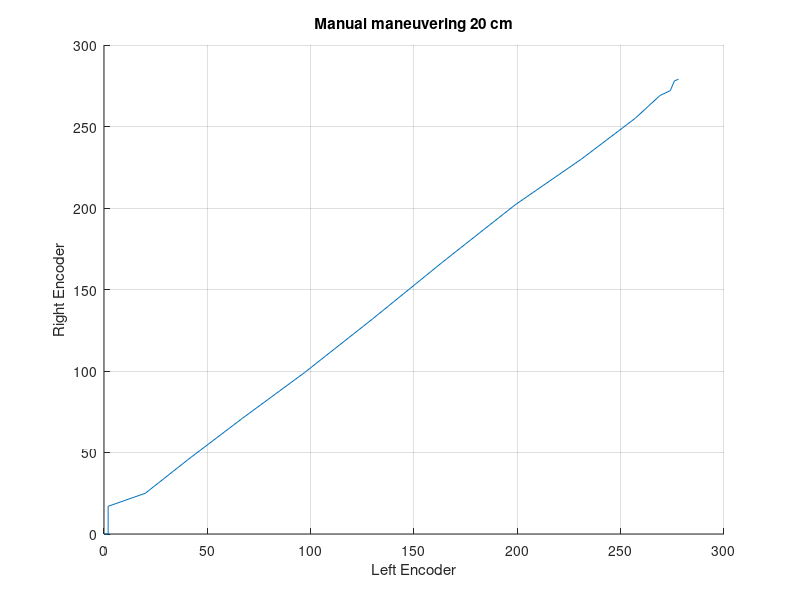
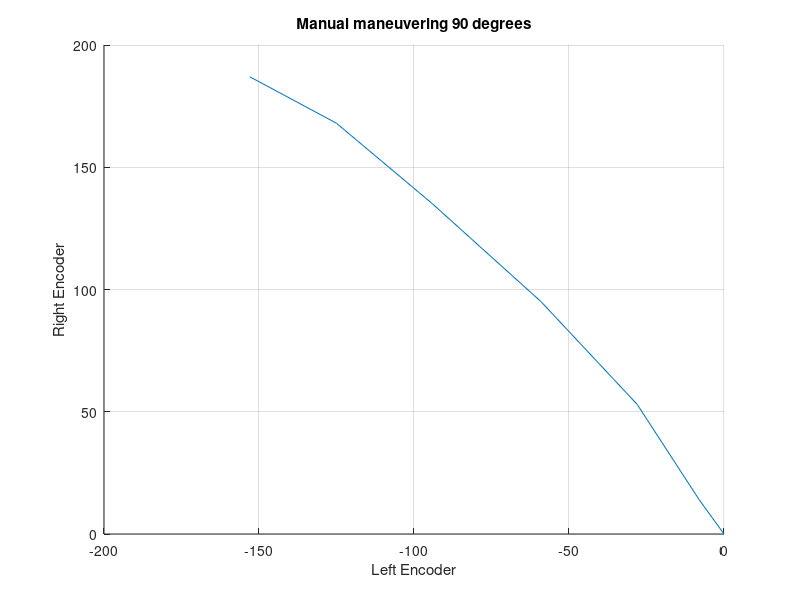

MATLAB code for these plots, in order: (Note: this script raises an error after producing the figures.)
clear;

fileID = fopen('manuell20cm.txt','r');
fileID2 = fopen('manuell90grader.txt','r');

formatSpec = '%f %f';
formatSpec2 = '%f %f';
sizeA = [2 Inf];
sizeB = [2 Inf];

A = fscanf(fileID,formatSpec,sizeA);
B = fscanf(fileID2,formatSpec2,sizeB);

figure(1);
title('Manual maneuvering 20 cm');
hold on;
plot(A(1,:),A(2,:));
xlabel('Left Encoder');
ylabel('Right Encoder');
grid on;
hold off;

figure(2);
title('Manual maneuvering 90 degrees');
hold on;
plot(B(1,:),B(2,:));
xlabel('Left Encoder');
ylabel('Right Encoder');
hold on;
grid on;
plot(x2,y2);
hold off;
